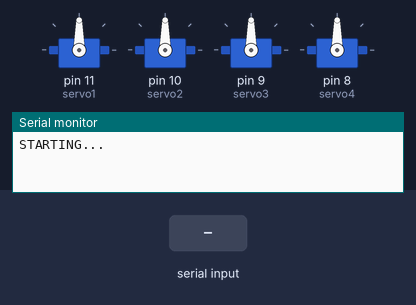
Simulated run of this sketch. Board: Arduino Uno, built with avr-gcc and run on an emulated ATmega328P. On the bench: 4 × servo, the last lines printed to the serial monitor. The test bench sets the inputs (shaded band).

Above: at 1.2 s.
1.3 s: "c" received over Serial
At 1.7 s:
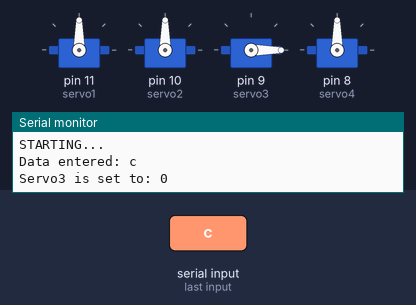
2.9 s: "D" received over Serial
At 4.1 s:
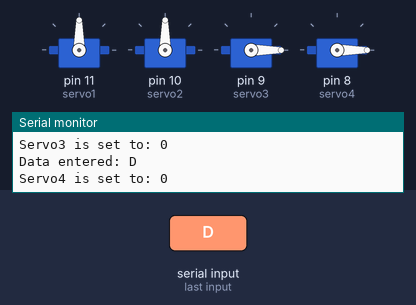
4.5 s: "A,45\n" received over Serial
At 5.3 s:
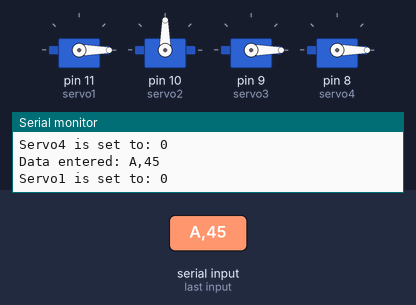
6.1 s: "B,45\n" received over Serial
At 6.5 s:
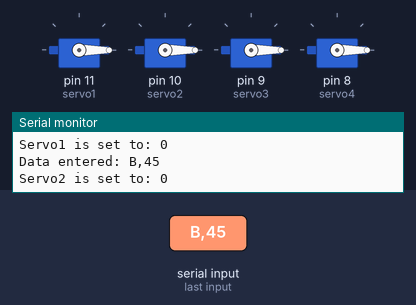
7.7 s: "A90\n" received over Serial
At 8.9 s:
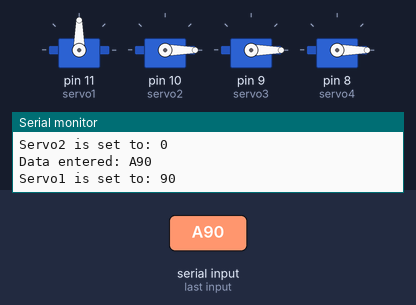
9.3 s: "C90\n" received over Serial
At 10.2 s:
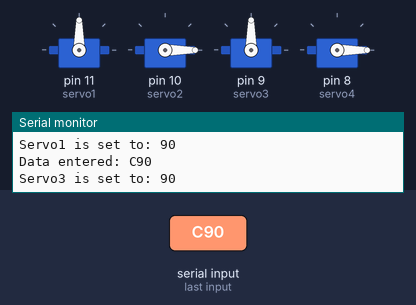
Timing chart, 0 to 11.9 s (numbered marks = the images above; inputs shaded):
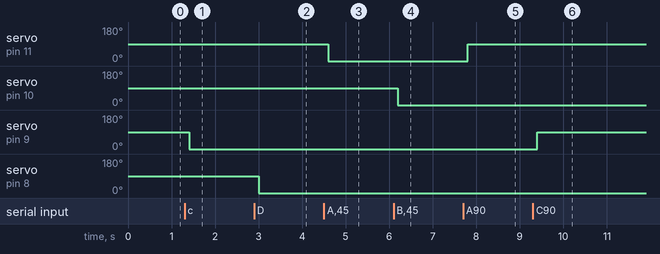

The sketch:

4blenderServos.ino
```cpp
#include <Servo.h>
char buffer[21];
Servo servo1; // Create a servo object
Servo servo2;
Servo servo3;
Servo servo4;
void setup()
{
servo1.attach(11); // Attaches the servo on pin 11 to the servo1; object
servo2.attach(10);
servo3.attach(9);
servo4.attach(8);
Serial.begin(9600);
while(Serial.available())
Serial.read();
servo1.write(90); // Put servo1 at home position
servo2.write(90);
servo3.write(90);
servo4.write(90);
Serial.println("STARTING...");
}
void loop()
{
if (Serial.available() > 0) { // Check if data has been entered
int index=0;
delay(100); // Let the buffer fill up
int numChar = Serial.available(); // Find the string
//length
if (numChar>20) {
numChar=20;
}
while (numChar--) {
// Fill the buffer with the string
buffer[index++] = Serial.read();
}
buffer[index]='\0';
splitString(buffer); // Run splitString function
}
}
void splitString(char* data) {
Serial.print("Data entered: ");
Serial.println(data);
char* parameter;
parameter = strtok (data, " ,"); //String to token
while (parameter != NULL) { // If we haven't reached the end
//of the string...
setServo(parameter); // ...run the setServo function
parameter = strtok (NULL, " ,");
}
while(Serial.available())
Serial.read();
}
void setServo(char* data) {
if ((data[0] == 'A') || (data[0] == 'a')) {
int firstVal = strtol(data+1, NULL, 10); // String to
//long integer;
firstVal = constrain(firstVal,0,180);
// Constrain values
servo1.write(firstVal);
Serial.print("Servo1 is set to: ");
Serial.println(firstVal);
}
if ((data[0] == 'B') || (data[0] == 'b')) {
int secondVal = strtol(data+1, NULL, 10); // String to
//long integer;
secondVal = constrain(secondVal,0,255); //Constrain the values
servo2.write(secondVal);
Serial.print("Servo2 is set to: ");
Serial.println(secondVal);
}
if ((data[0] == 'C') || (data[0] == 'c')) {
int thirdVal = strtol(data+1, NULL, 10); // String to
//long integer;
thirdVal = constrain(thirdVal,0,180);
// Constrain values
servo3.write(thirdVal);
Serial.print("Servo3 is set to: ");
Serial.println(thirdVal);
}
if ((data[0] == 'D') || (data[0] == 'd')) {
int forthVal = strtol(data+1, NULL, 10); // String to
//long integer;
forthVal = constrain(forthVal,0,180);
// Constrain values
servo4.write(forthVal);
Serial.print("Servo4 is set to: ");
Serial.println(forthVal);
}
}
```

Measured:
- after the input at 1.3 s, servo on pin 9 (servo3): 90° → 0° after 0.10 s
- after the input at 2.9 s, servo on pin 8 (servo4): 90° → 0° after 0.10 s
- after the input at 4.5 s, servo on pin 11 (servo1): 90° → 0° after 0.10 s
- after the input at 6.1 s, servo on pin 10 (servo2): 90° → 0° after 0.10 s
- after the input at 7.7 s, servo on pin 11 (servo1): 0° → 90° after 0.10 s
- after the input at 9.3 s, servo on pin 9 (servo3): 0° → 90° after 0.10 s
